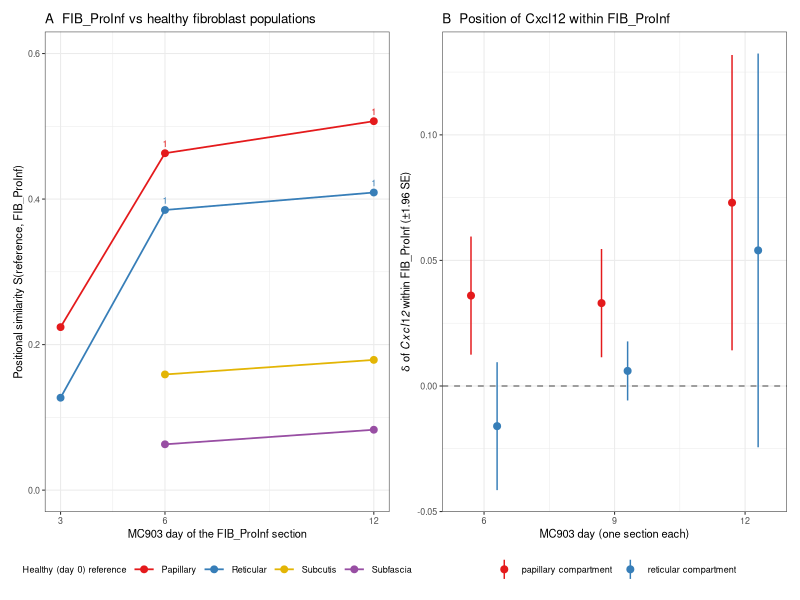
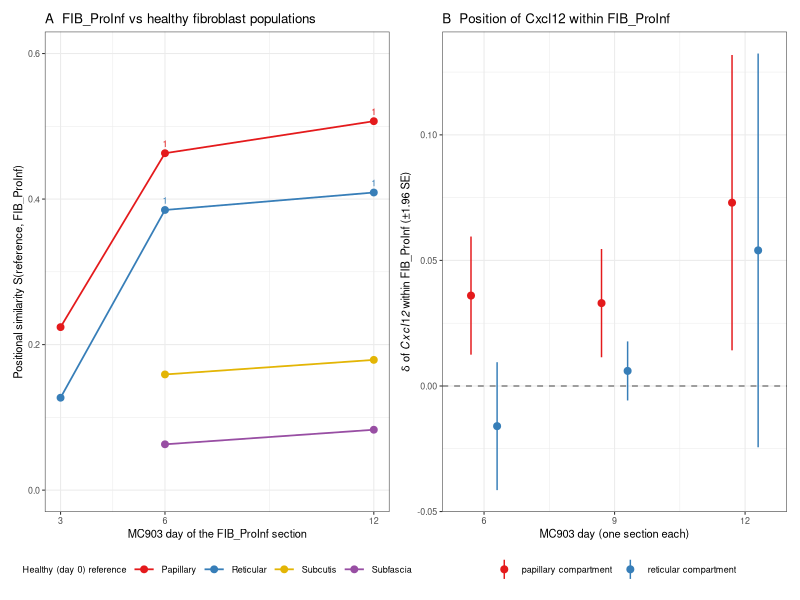

Reproduce these figures in R, in order.
## Supplementary figure: skin application, drawn from the values reported by Skin_MC903_MERFISH/code/skin_main_results.Rmd
## and skin_application_report.html (rendered reports; the Rmd sources recompute them from output/morphogam_auto). Descriptive only:
## one section per time point (atlas Mouse_ID = strip label; no within-time-point replication).
suppressMessages({library(dplyr); library(readr); library(ggplot2); library(patchwork)})
OUT <- "."   # run from this folder: Rscript make_figS_skin_validation.R
corr <- tribble(~reference, ~day, ~S, ~rank,
  "Papillary", 3, 0.224, 5,  "Papillary", 6, 0.463, 1,  "Papillary", 12, 0.507, 1,
  "Reticular", 3, 0.127, 6,  "Reticular", 6, 0.385, 1,  "Reticular", 12, 0.409, 1,
  "Subcutis", 6, 0.159, 5,   "Subcutis", 12, 0.179, 3,  "Subfascia", 6, 0.063, 6, "Subfascia", 12, 0.083, 3)
genes <- tribble(~gene, ~layer, ~strip, ~day, ~run, ~cells, ~frac_expressing, ~delta, ~se, ~z,
  "Cxcl12", "PAP", "d6_MC903_neck", 6, "20241007", 619, 0.32, 0.036, 0.012, 3.1,
  "Cxcl12", "PAP", "d9_MC903_Neck", 9, "20240408", 848, 0.25, 0.033, 0.011, 3.0,
  "Cxcl12", "PAP", "d12_MC903_neck", 12, "20241007", 208, 0.13, 0.073, 0.030, 2.4,
  "Cxcl12", "RET", "d6_MC903_neck", 6, "20241007", 377, 0.34, -0.016, 0.013, -1.2,
  "Cxcl12", "RET", "d9_MC903_Neck", 9, "20240408", 775, 0.34, 0.006, 0.006, 1.0,
  "Cxcl12", "RET", "d12_MC903_neck", 12, "20241007", 106, 0.26, 0.054, 0.040, 1.3,
  "Apcdd1", "PAP", "d3_MC903_neck", 3, "20241007", 49, 0.59, 0.009, 0.029, 0.3,
  "Apcdd1", "PAP", "d6_MC903_neck", 6, "20241007", 619, 0.16, -0.036, 0.013, -2.7,
  "Apcdd1", "PAP", "d12_MC903_neck", 12, "20241007", 208, 0.26, -0.042, 0.026, -1.6)
write_csv(corr, file.path(OUT, "skin_correspondence_values.csv")); write_csv(genes, file.path(OUT, "skin_gene_values.csv"))
PAL <- c(Papillary = "#e41a1c", Reticular = "#377eb8", Subcutis = "#e3b505", Subfascia = "#984ea3")
pA <- ggplot(corr, aes(day, S, colour = reference, group = reference)) + geom_line(linewidth = .6) + geom_point(size = 2) +
  geom_text(data = filter(corr, rank == 1), aes(label = "1"), vjust = -0.9, size = 2.3, show.legend = FALSE) +
  scale_colour_manual(values = PAL, name = "Healthy (day 0) reference") + scale_x_continuous(breaks = c(3, 6, 12)) + ylim(0, 0.6) +
  labs(x = "MC903 day of the FIB_ProInf section", y = "Positional similarity S(reference, FIB_ProInf)", title = "A  FIB_ProInf vs healthy fibroblast populations") + theme_bw(8) + theme(legend.position = "bottom", legend.text = element_text(size = 6.5), legend.title = element_text(size = 6.5))
gd <- genes %>% filter(gene == "Cxcl12") %>% mutate(layer = factor(layer, c("PAP", "RET"), c("papillary compartment", "reticular compartment")))
pB <- ggplot(gd, aes(day, delta, colour = layer)) + geom_hline(yintercept = 0, linetype = 2, colour = "grey50") +
  geom_pointrange(aes(ymin = delta - 1.96 * se, ymax = delta + 1.96 * se), position = position_dodge(width = 1.2), size = .35) +
  scale_colour_manual(values = c("#e41a1c", "#377eb8"), name = NULL) + scale_x_continuous(breaks = c(6, 9, 12)) +
  labs(x = "MC903 day (one section each)", y = expression(delta~"of"~italic(Cxcl12)~"within FIB_ProInf (±1.96 SE)"), title = "B  Position of Cxcl12 within FIB_ProInf") + theme_bw(8) + theme(legend.position = "bottom", legend.text = element_text(size = 6.5), legend.title = element_text(size = 6.5))
fig <- pA | pB
ggsave(file.path(OUT, "skin_validation_supplement.pdf"), fig, width = 180, height = 85, units = "mm", device = cairo_pdf)
ggsave(file.path(OUT, "skin_validation_supplement.png"), fig, width = 180, height = 85, units = "mm", dpi = 300, bg = "white"); cat("written\n")
